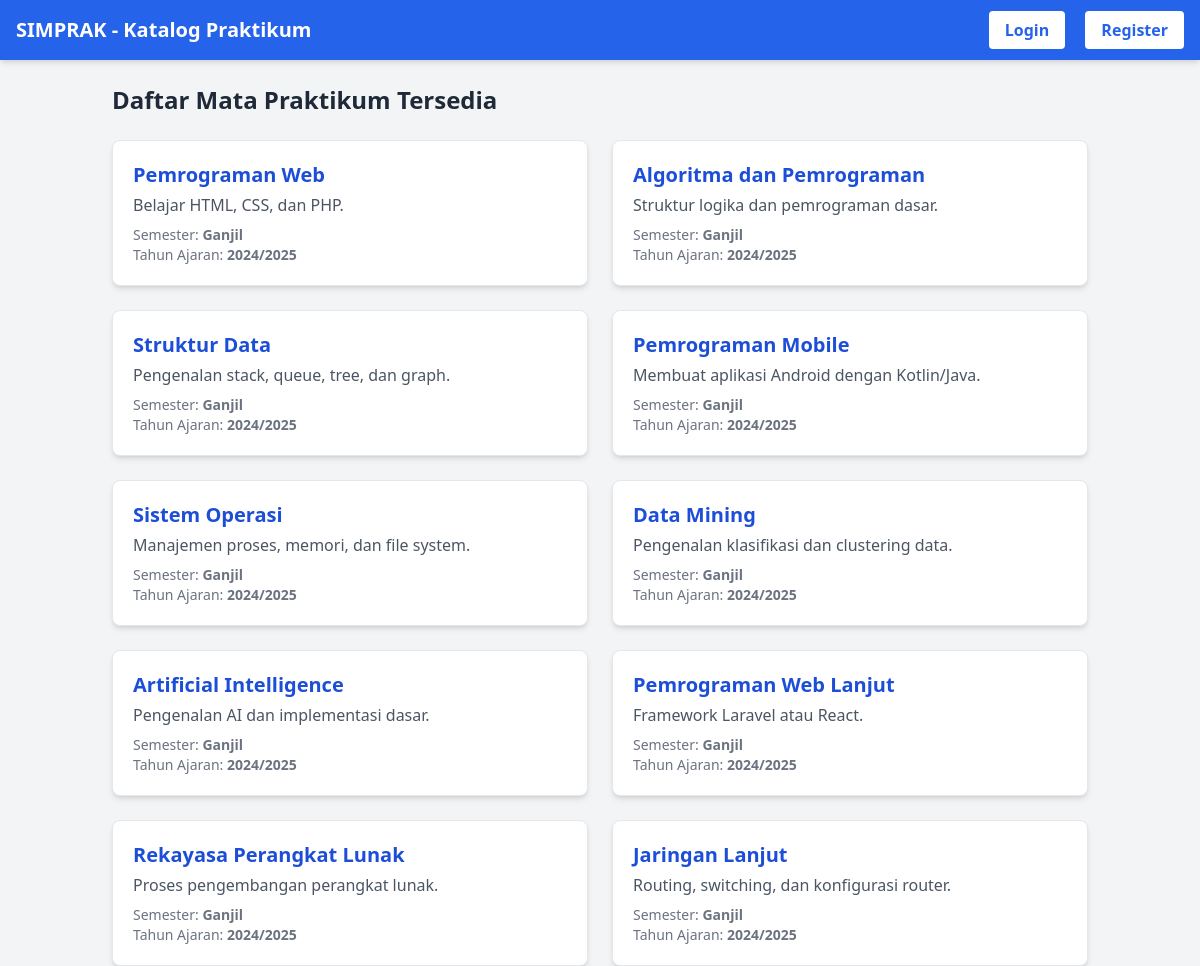
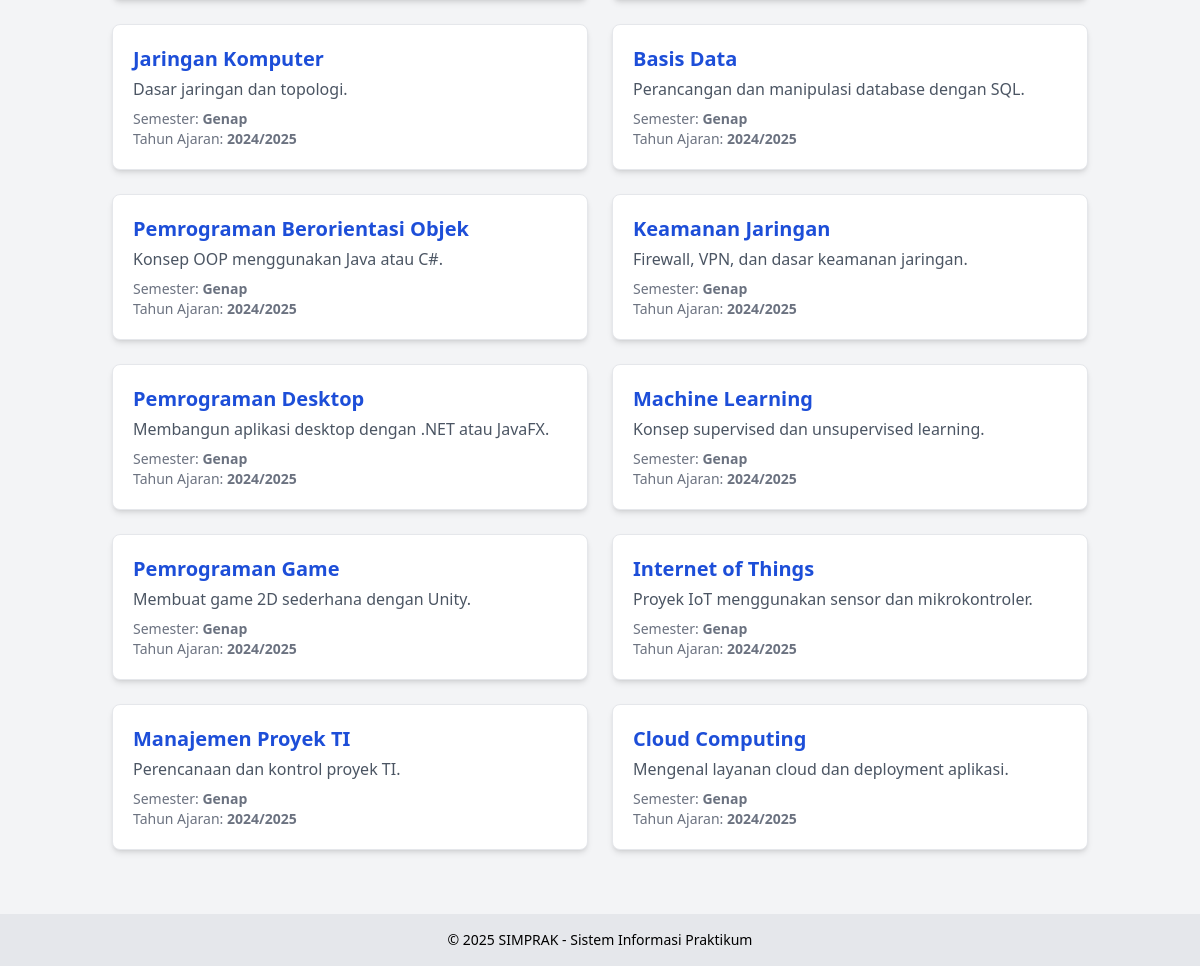
The page / on the database its author committed (2 pictures, top to bottom).
### tables this page shows
CREATE TABLE mata_praktikum (
    id INT AUTO_INCREMENT PRIMARY KEY,
    nama VARCHAR(100) NOT NULL,
    deskripsi TEXT,
    semester VARCHAR(20),
    tahun_ajaran VARCHAR(20),
    created_at DATETIME DEFAULT CURRENT_TIMESTAMP
);

### index.php (the view, shortened to what this page needs)
<?php
require_once 'config.php';
$query = "SELECT * FROM mata_praktikum ORDER BY tahun_ajaran DESC, semester";
$result = $conn->query($query);
?>
<!DOCTYPE html>
<html lang="id">
<head>
    <script src="https://cdn.tailwindcss.com"></script>
</head>
<body class="bg-gray-100 font-sans">
    <nav class="bg-blue-600 shadow-md">
        <div class="max-w-7xl mx-auto px-4 py-4 flex justify-between items-center">
            <h1 class="text-white font-bold text-xl">SIMPRAK - Katalog Praktikum</h1>
            <div class="space-x-4">
                <a href="login.php" class="bg-white text-blue-600 font-semibold px-4 py-2 rounded hover:bg-gray-100">Login</a>
                <a href="register.php" class="bg-white text-blue-600 font-semibold px-4 py-2 rounded hover:bg-gray-100">Register</a>
            </div>
        </div>
    </nav>
    <main class="max-w-5xl mx-auto p-6">
        <h2 class="text-2xl font-bold mb-6 text-gray-800">Daftar Mata Praktikum Tersedia</h2>
        <?php if ($result && $result->num_rows > 0): ?>
            <div class="grid grid-cols-1 md:grid-cols-2 gap-6">
                <?php while ($row = $result->fetch_assoc()): ?>
                    <div class="bg-white rounded-lg shadow-md p-5 border border-gray-200">
                        <h3 class="text-xl font-semibold text-blue-700"><?php echo htmlspecialchars($row['nama']); ?></h3>
                        <p class="text-gray-600 mt-1"><?php echo htmlspecialchars($row['deskripsi']); ?></p>
                        <p class="mt-2 text-sm text-gray-500">Semester: <strong><?php echo $row['semester']; ?></strong></p>
                        <p class="text-sm text-gray-500">Tahun Ajaran: <strong><?php echo $row['tahun_ajaran']; ?></strong></p>
                    </div>
                <?php endwhile; ?>
            </div>
        <?php else: ?>
            <p class="text-gray-600">Belum ada data mata praktikum yang tersedia.</p>
        <?php endif; ?>
    </main>
    <footer class="bg-gray-200 text-center text-sm py-4 mt-10">
        &copy; <?php echo date('Y'); ?> SIMPRAK - Sistem Informasi Praktikum
    </footer>
</body>
</html>

### rows shown on the page
mata_praktikum: nama "Pemrograman Web", deskripsi "Belajar HTML, CSS, dan PHP.", semester "Ganjil", tahun_ajaran "2024/2025"
mata_praktikum: nama "Algoritma dan Pemrograman", deskripsi "Struktur logika dan pemrograman dasar.", semester "Ganjil", tahun_ajaran "2024/2025"
mata_praktikum: nama "Struktur Data", deskripsi "Pengenalan stack, queue, tree, dan graph.", semester "Ganjil", tahun_ajaran "2024/2025"
mata_praktikum: nama "Pemrograman Mobile", deskripsi "Membuat aplikasi Android dengan Kotlin/Java.", semester "Ganjil", tahun_ajaran "2024/2025"
mata_praktikum: nama "Sistem Operasi", deskripsi "Manajemen proses, memori, dan file system.", semester "Ganjil", tahun_ajaran "2024/2025"
mata_praktikum: nama "Data Mining", deskripsi "Pengenalan klasifikasi dan clustering data.", semester "Ganjil", tahun_ajaran "2024/2025"
mata_praktikum: nama "Artificial Intelligence", deskripsi "Pengenalan AI dan implementasi dasar.", semester "Ganjil", tahun_ajaran "2024/2025"
mata_praktikum: nama "Pemrograman Web Lanjut", deskripsi "Framework Laravel atau React.", semester "Ganjil", tahun_ajaran "2024/2025"
mata_praktikum: nama "Rekayasa Perangkat Lunak", deskripsi "Proses pengembangan perangkat lunak.", semester "Ganjil", tahun_ajaran "2024/2025"
mata_praktikum: nama "Jaringan Lanjut", deskripsi "Routing, switching, dan konfigurasi router.", semester "Ganjil", tahun_ajaran "2024/2025"
mata_praktikum: nama "Jaringan Komputer", deskripsi "Dasar jaringan dan topologi.", semester "Genap", tahun_ajaran "2024/2025"
mata_praktikum: nama "Basis Data", deskripsi "Perancangan dan manipulasi database dengan SQL.", semester "Genap", tahun_ajaran "2024/2025"
mata_praktikum: nama "Pemrograman Berorientasi Objek", deskripsi "Konsep OOP menggunakan Java atau C#.", semester "Genap", tahun_ajaran "2024/2025"
mata_praktikum: nama "Keamanan Jaringan", deskripsi "Firewall, VPN, dan dasar keamanan jaringan.", semester "Genap", tahun_ajaran "2024/2025"
mata_praktikum: nama "Pemrograman Desktop", deskripsi "Membangun aplikasi desktop dengan .NET atau JavaFX.", semester "Genap", tahun_ajaran "2024/2025"
mata_praktikum: nama "Machine Learning", deskripsi "Konsep supervised dan unsupervised learning.", semester "Genap", tahun_ajaran "2024/2025"
mata_praktikum: nama "Pemrograman Game", deskripsi "Membuat game 2D sederhana dengan Unity.", semester "Genap", tahun_ajaran "2024/2025"
mata_praktikum: nama "Internet of Things", deskripsi "Proyek IoT menggunakan sensor dan mikrokontroler.", semester "Genap", tahun_ajaran "2024/2025"
mata_praktikum: nama "Manajemen Proyek TI", deskripsi "Perencanaan dan kontrol proyek TI.", semester "Genap", tahun_ajaran "2024/2025"
mata_praktikum: nama "Cloud Computing", deskripsi "Mengenal layanan cloud dan deployment aplikasi.", semester "Genap", tahun_ajaran "2024/2025"
